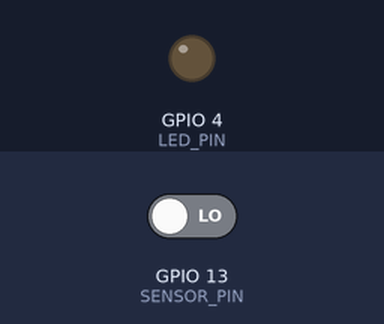
A sketch run on a simulated ESP32. Parts: output pins drawn as LEDs (lit = HIGH). The inputs (shaded band) are chosen by the test bench; at power-on: GPIO 13 (SENSOR_PIN) LOW. WiFi joins after 1.5 s; servers stay silent unless stated; uploads are accepted with an empty reply; the camera gives no picture; what the sketch prints to the serial monitor is not drawn.

Above: at 2.7 s.
2.8 s: GPIO 13 (SENSOR_PIN) driven HIGH
At 3.7 s:
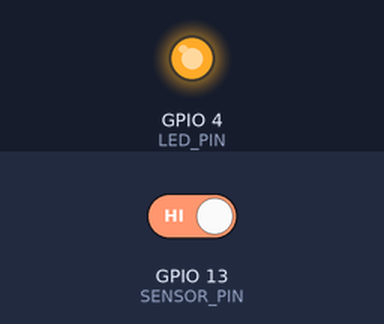
Timing chart, 0 to 7.8 s (numbered marks = the images above; inputs shaded):
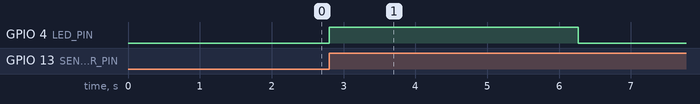

Measured:
- after the input at 2.8 s, GPIO 4 (LED_PIN): LOW → HIGH at once, → LOW 3.5 s later

The sketch:

main.ino
```cpp
// Inclusão das bibliotecas necessárias
#include <WiFi.h>         // Biblioteca para conexão WiFi
#include "camera.h"       // Biblioteca para configuração e captura da câmera
#include "http_post.h"    // Biblioteca para envio da imagem capturada
#include "camera_pins.h"  // Definição dos pinos usados pela câmera
#include "config.h"       // Importa as configurações de WiFi e API

// Definição dos pinos
#define LED_PIN 4      // Pino do LED embutido da ESP32-CAM
#define SENSOR_PIN 13  // Pino do sensor de movimento PIR

// Variável para armazenar o estado do sensor de movimento
bool estadoSensor = false;

// Função de configuração do sistema (executada uma única vez no início)
void setup() {
  Serial.begin(115200);  // Inicializa a comunicação serial com baud rate de 115200

  // Configuração dos pinos de entrada e saída
  pinMode(LED_PIN, OUTPUT);    // Define o LED como saída
  pinMode(SENSOR_PIN, INPUT);  // Define o sensor PIR como entrada

  // Garante que o LED inicie apagado ao ligar a ESP32-CAM
  digitalWrite(LED_PIN, LOW);
  Serial.println("LED apagado ao iniciar.");

  // Configuração do WiFi
  WiFi.begin(WIFI_SSID, WIFI_PASSWORD);  // Inicia a conexão com o WiFi
  WiFi.setSleep(false);                  // Desativa o modo de economia de energia do WiFi

  // Aguarda a conexão WiFi
  Serial.print("Conectando ao WiFi");
  while (WiFi.status() != WL_CONNECTED) {
    delay(500);  // Aguarda 500ms antes de verificar novamente
    Serial.print(".");
  }
  Serial.println("\nWiFi conectado!");  // Exibe no monitor serial que o WiFi foi conectado com sucesso
  Serial.print("IP do ESP32-CAM: ");
  Serial.println(WiFi.localIP()); //Exibe o IP do dispositivo
}

// Função principal (executada em loop)
void loop() {
  int leitura = digitalRead(SENSOR_PIN);  // Lê o estado do sensor de movimento

  if (leitura == HIGH) {          // Se o sensor detectar movimento
    digitalWrite(LED_PIN, HIGH);  // Liga o LED indicando que movimento foi detectado

    if (!estadoSensor) {  // Se o estado do sensor for falso (para evitar capturas repetidas)
      Serial.println("Movimento Detectado");
      estadoSensor = true;  // Atualiza o estado do sensor para evitar novas capturas em sequência

      Serial.println("Desativando câmera (caso esteja ativa)...");
      esp_camera_deinit();  // Desativa a câmera para garantir que ela não estava ativa
      delay(100);           // Pequeno delay para liberar memória antes de reiniciar a câmera

      Serial.println("Iniciando câmera...");
      if (!setupCamera()) {                                // Inicializa a câmera para capturar a foto
        Serial.println("Falha ao inicializar a câmera!");  // Caso ocorra falha, exibe mensagem de erro
      } else {
        Serial.println("ESP32-CAM AI-Thinker iniciada com sucesso.");
        delay(500);  // Pequeno delay para evitar erro na captura

        camera_fb_t* foto = capturarFoto();  // Captura uma nova foto

        if (foto != nullptr) {  // Se a foto foi capturada com sucesso
          Serial.println("Nova foto capturada! Enviando...");
          enviarFoto(foto);            // Envia a foto para o servidor
          esp_camera_fb_return(foto);  // Libera a memória utilizada pela foto
        } else {
          Serial.println("Falha ao capturar nova foto.");  // Se a captura falhar, exibe erro
        }

        Serial.println("Desativando câmera...");
        esp_camera_deinit();  // Desativa a câmera para economizar memória
        delay(100);           // Pequeno delay para estabilizar antes de continuar
      }
    }

    delay(2000);                 // Mantém o LED ligado por 2 segundos
    digitalWrite(LED_PIN, LOW);  // Apaga o LED indicando que a captura foi finalizada
    Serial.println("LED apagado");
    delay(10000);  // Aguarda 10 segundos antes de permitir outra detecção
    Serial.println("Aguardando nova detecção...");
    estadoSensor = false;  // Reseta o estado do sensor para permitir novas capturas
  }
}
```

camera.h
```cpp
#ifndef CAMERA_H
#define CAMERA_H

// Inclusão das bibliotecas necessárias
#include <esp_camera.h>   // Biblioteca da câmera ESP32
#include "camera_pins.h"  // Definição dos pinos para o modelo AI-Thinker

/**
 * @brief Configura a câmera ESP32-CAM.
 *
 * Define os pinos, resolução, qualidade da imagem e inicializa a câmera.
 *
 * @return Retorna `true` se a inicialização for bem-sucedida, `false` caso contrário.
 */
bool setupCamera() {
  // Estrutura de configuração da câmera
  camera_config_t config;

  // Configuração do PWM do clock da câmera
  config.ledc_channel = LEDC_CHANNEL_0;
  config.ledc_timer = LEDC_TIMER_0;

  // Mapeamento dos pinos do sensor da câmera OV2640
  config.pin_d0 = Y2_GPIO_NUM;
  config.pin_d1 = Y3_GPIO_NUM;
  config.pin_d2 = Y4_GPIO_NUM;
  config.pin_d3 = Y5_GPIO_NUM;
  config.pin_d4 = Y6_GPIO_NUM;
  config.pin_d5 = Y7_GPIO_NUM;
  config.pin_d6 = Y8_GPIO_NUM;
  config.pin_d7 = Y9_GPIO_NUM;
  config.pin_xclk = XCLK_GPIO_NUM;
  config.pin_pclk = PCLK_GPIO_NUM;
  config.pin_vsync = VSYNC_GPIO_NUM;
  config.pin_href = HREF_GPIO_NUM;
  config.pin_sccb_sda = SIOD_GPIO_NUM;
  config.pin_sccb_scl = SIOC_GPIO_NUM;
  config.pin_pwdn = PWDN_GPIO_NUM;    // Power Down (não utilizado na maioria das placas)
  config.pin_reset = RESET_GPIO_NUM;  // Reset (pode ser -1 se não for usado)

  // Frequência do clock da câmera (20 MHz)
  config.xclk_freq_hz = 20000000;

  // Define o formato da imagem capturada (JPEG é melhor para streaming e envio)
  config.pixel_format = PIXFORMAT_JPEG;

  // Modo de captura de frame
  config.grab_mode = CAMERA_GRAB_WHEN_EMPTY;  // Captura apenas quando o buffer estiver vazio

  // Localização do buffer de frame (PSRAM economiza RAM interna)
  config.fb_location = CAMERA_FB_IN_PSRAM;

  // Configuração do tamanho da imagem capturada
  config.frame_size = FRAMESIZE_QVGA;  // 320x240 (pequena, economiza memória)

  // Define a qualidade da compressão JPEG (0 = melhor qualidade, 63 = pior qualidade)
  config.jpeg_quality = 12;  // Qualidade balanceada (arquivos menores, mas boa imagem)

  // Número de buffers para capturas múltiplas (maior = melhor performance, mas usa mais RAM)
  config.fb_count = 1;  // Apenas um buffer para evitar alto consumo de memória

  // Inicializa a câmera com as configurações definidas
  esp_err_t err = esp_camera_init(&config);

  // Retorna `true` se a inicialização for bem-sucedida, `false` caso contrário
  return err == ESP_OK;
}

/**
 * @brief Captura uma foto usando a ESP32-CAM.
 *
 * @return Retorna um ponteiro para `camera_fb_t`, que contém os dados da imagem.
 */
camera_fb_t *capturarFoto() {
  return esp_camera_fb_get();  // Captura a imagem da câmera e retorna
}

#endif
```

http_post.h
```cpp
#ifndef HTTP_POST_H
#define HTTP_POST_H

#include <WiFi.h>        // Biblioteca para conexão WiFi
#include <HTTPClient.h>  // Biblioteca para requisições HTTP
#include "config.h"      // Importa as configurações do servidor e WiFi

/**
 * @brief Envia uma foto para o servidor via HTTP POST.
 *
 * A imagem é enviada no formato `multipart/form-data`, junto com os dados do sensor.
 *
 * @param foto Ponteiro para `camera_fb_t`, que contém a imagem capturada.
 */
void enviarFoto(camera_fb_t* foto) {
  // Verifica se a foto capturada é válida
  if (foto == nullptr) {
    Serial.println("Erro: Foto inválida.");
    return;  // Sai da função sem enviar nada
  }

  // Verifica se o WiFi está conectado antes de tentar enviar a imagem
  if (WiFi.status() != WL_CONNECTED) {
    Serial.println("WiFi desconectado. Tentando reconectar...");
    WiFi.reconnect();  // Tenta reconectar ao WiFi
    delay(3000);
    if (WiFi.status() != WL_CONNECTED) {  // Se ainda estiver desconectado, cancela o envio
      Serial.println("Falha ao reconectar. Cancelando envio.");
      return;
    }
  }

  // Criação do objeto HTTP para enviar a requisição
  HTTPClient http;
  WiFiClient client;

  // Testa a conexão com o servidor antes de enviar os dados
  Serial.println("Testando conexão com o servidor...");
  if (!client.connect(SERVER_HOST, SERVER_PORT)) {
    Serial.println("Erro: Não foi possível conectar ao servidor!");
    return;
  }
  Serial.println("Conectado ao servidor!");

  // Inicializa a conexão HTTP
  Serial.println("Iniciando envio da imagem...");
  if (!http.begin(client, SERVER_URL)) {
    Serial.println("Falha ao iniciar a conexão HTTP.");
    return;
  }

  // Define o boundary do multipart/form-data
  String boundary = "----ESP32Boundary";

  // Cabeçalho da requisição HTTP com os campos do formulário
  String head = "--" + boundary + "\r\n";
  head += "Content-Disposition: form-data; name=\"sensor_id\"\r\n\r\n1\r\n";
  head += "--" + boundary + "\r\n";
  head += "Content-Disposition: form-data; name=\"mensagem\"\r\n\r\nMovimento detectado\r\n";
  head += "--" + boundary + "\r\n";
  head += "Content-Disposition: form-data; name=\"imagem\"; filename=\"foto.jpg\"\r\n";
  head += "Content-Type: image/jpeg\r\n\r\n";

  // Rodapé da requisição HTTP
  String tail = "\r\n--" + boundary + "--\r\n";

  // Calcula o tamanho total da requisição HTTP (cabeçalho + imagem + rodapé)
  int contentLength = head.length() + foto->len + tail.length();
  Serial.printf("Tamanho total da requisição: %d bytes\n", contentLength);

  // Verifica se a imagem é muito grande para ser enviada
  if (contentLength > 150000) {
    Serial.println("Erro: Foto muito grande para envio!");
    esp_camera_fb_return(foto);  // Libera a memória da imagem
    return;
  }

  // Define os cabeçalhos da requisição HTTP
  http.addHeader("Content-Type", "multipart/form-data; boundary=" + boundary);
  http.addHeader("Content-Length", String(contentLength));

  Serial.println("Enviando foto...");

  // Monta e envia a requisição completa (cabeçalho + imagem + rodapé)
  int httpResponseCode = http.POST(head + String((char*)foto->buf, foto->len) + tail);

  // Verifica a resposta do servidor
  if (httpResponseCode > 0) {
    Serial.println("Resposta do servidor: " + http.getString());
  } else {
    Serial.printf("Erro ao enviar a imagem. Código HTTP: %d\n", httpResponseCode);
  }

  // Encerra a conexão HTTP
  http.end();
  Serial.println("Envio finalizado.");
}

#endif  // HTTP_POST_H
```

camera_pins.h
```cpp
#ifndef CAMERA_PINS_H
#define CAMERA_PINS_H

// Definição do modelo de câmera utilizado
#define CAMERA_MODEL_AI_THINKER  // Define que estamos usando a ESP32-CAM AI-Thinker

// Definição dos pinos para o modelo AI-Thinker
#define PWDN_GPIO_NUM 32   // Pino de desligamento da câmera (não utilizado, pode ser -1)
#define RESET_GPIO_NUM -1  // Pino de reset da câmera (não utilizado, pode ser -1)
#define XCLK_GPIO_NUM 0    // Clock do sensor de imagem
#define SIOD_GPIO_NUM 26   // Barramento I2C (SDA)
#define SIOC_GPIO_NUM 27   // Barramento I2C (SCL)

#define Y9_GPIO_NUM 35  // Dados da imagem (D0)
#define Y8_GPIO_NUM 34  // Dados da imagem (D1)
#define Y7_GPIO_NUM 39  // Dados da imagem (D2)
#define Y6_GPIO_NUM 36  // Dados da imagem (D3)
#define Y5_GPIO_NUM 21  // Dados da imagem (D4)
#define Y4_GPIO_NUM 19  // Dados da imagem (D5)
#define Y3_GPIO_NUM 18  // Dados da imagem (D6)
#define Y2_GPIO_NUM 5   // Dados da imagem (D7)

#define VSYNC_GPIO_NUM 25  // Sinal de sincronização vertical
#define HREF_GPIO_NUM 23   // Sinal de referência horizontal
#define PCLK_GPIO_NUM 22   // Clock do pixel (sincroniza a captura da imagem)

// Definição do LED embutido da ESP32-CAM
// Pode ser 4 para o flash LED ou 33 para um LED normal
#define LED_GPIO_NUM 4

#endif  // CAMERA_PINS_H
```

config.h
```cpp
#ifndef CONFIG_H
#define CONFIG_H

// Configurações de WiFi
const char* WIFI_SSID = "AP03";            // Nome da rede WiFi
const char* WIFI_PASSWORD = "123";  // Senha do WiFi

// Configuração da API (Servidor HTTP)
const char* SERVER_HOST = "192.168.15.42";                      // IP do servidor
const int SERVER_PORT = 8080;                                   // Porta do servidor
const char* SERVER_URL = "http://192.168.15.42:8080/api/logs";  // URL da API

#endif  // CONFIG_H
```
